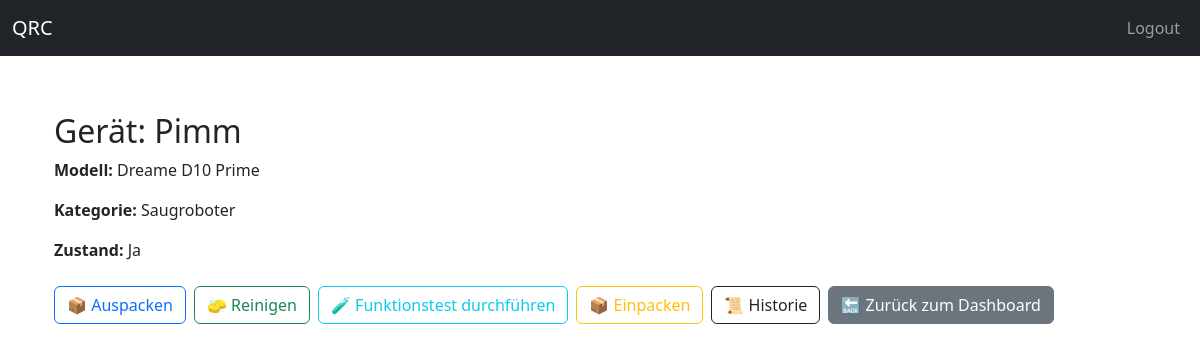
Screenshot of /geraete/geraet/Pimm (signed in) with the database file from the repository.
### models/geraet_db.py (models this page shows)
class Geraet(db.Model):
    __tablename__ = "geraete"
    id = db.Column(db.Integer, primary_key=True)
    qrcode = db.Column(db.String, unique=True, nullable=False)
    modell_id = db.Column(db.Integer, db.ForeignKey("modell.id"), nullable=False)
    zustand_id = db.Column(db.Integer, db.ForeignKey("zustaende.id"), nullable=False)
    benutzer_id = db.Column(db.Integer, db.ForeignKey("benutzer.id"), nullable=False)
    modell = db.relationship("Modell", back_populates="geraete")
    zustand = db.relationship("Zustand")
    benutzer = db.relationship("Benutzer", backref="geraete")
    historie = db.relationship("Historie", backref="geraet", lazy=True)
    module = db.relationship("Modul", back_populates="geraet", cascade="all, delete-orphan")
    teile = db.relationship("Teil", back_populates="geraet")
    testdurchlaeufe = db.relationship("GeraeteTestDurchlauf", back_populates="geraet", cascade="all, delete-orphan")

### models/modell_db.py (models this page shows, shortened)
class Modell(db.Model):
    __tablename__ = "modell"
    id = db.Column(db.Integer, primary_key=True, index=True)
    name = db.Column(db.String(100), unique=True, nullable=False, index=True)
    kategorie_id = db.Column(db.Integer, db.ForeignKey("kategorie.id"), nullable=False)
    hersteller_id = db.Column(db.Integer, db.ForeignKey("hersteller.id"), nullable=False)
    hersteller = db.relationship("Hersteller", backref="modelle")
    kategorie = db.relationship("Kategorie", back_populates="modelle")
    geraete = db.relationship("Geraet", back_populates="modell")
    module = db.relationship(Modul, back_populates="modell", cascade="all, delete-orphan")

### models/kategorie_db.py (models this page shows, shortened)
class Kategorie(db.Model):
    __tablename__ = "kategorie"
    id = db.Column(db.Integer, primary_key=True)
    name = db.Column(db.String(100), nullable=False, unique=True)
    modelle = db.relationship("Modell", back_populates="kategorie", lazy=True)

### models/zustand_db.py (models this page shows, shortened)
class Zustand(Base):
    __tablename__ = "zustaende"
    id = Column(Integer, primary_key=True)
    value = Column(String, nullable=False)
    kategorie = Column(String, nullable=False)  # z. B. "Anwesenheit", "Sauberkeit", "Funktioniert"
    __table_args__ = (
        UniqueConstraint("value", "kategorie", name="uix_value_kategorie"),
    )

### app/routes/geraete_routes.py (the view)
@geraete_bp.route("/geraet/<qrcode>", endpoint="geraet_seite")
@login_required
def geraet_seite(qrcode):
    geraet = GeraetDB.query.filter_by(qrcode=qrcode).first_or_404()
    return render_template("geraet.html", geraet=geraet)

### app/app.py (called while the page is built)
@login_manager.user_loader
def load_user(user_id):
    return Benutzer.query.get(int(user_id))

### app/templates/geraet.html
{% extends "base.html" %}
{% block content %}
<div class="container mt-5">
  <h2>Gerät: {{ geraet.qrcode }}</h2>
  <p><strong>Modell:</strong> {{ geraet.modell.name }}</p>
  <p><strong>Kategorie:</strong> {{ geraet.modell.kategorie.name }}</p>
  <p><strong>Zustand:</strong> {{ geraet.zustand.value }}</p>
  <div class="mt-4 d-flex flex-wrap gap-2">
    <a href="{{ url_for('auspacken.anzeigen', geraet_id=geraet.id) }}" class="btn btn-outline-primary">📦 Auspacken</a>
    <a href="{{ url_for('reinigen.anzeigen', geraet_id=geraet.id) }}" class="btn btn-outline-success">🧽 Reinigen</a>
    <a href="{{ url_for('funktionstest.anzeigen', geraet_id=geraet.id) }}" class="btn btn-outline-info">🧪 Funktionstest durchführen</a>
    <a href="{{ url_for('einpacken.anzeigen', geraet_id=geraet.id) }}" class="btn btn-outline-warning">📦 Einpacken</a>
    <a href="{{ url_for('geraete.geraet_historie', qrcode=geraet.qrcode) }}" class="btn btn-outline-dark">📜 Historie</a>
    <a href="{{ url_for('benutzer.dashboard') }}" class="btn btn-secondary">🔙 Zurück zum Dashboard</a>
  </div>
</div>
{% endblock %}

### app/templates/base.html (style rules this page uses)
body { padding-top: 4rem; }

### rows the page displays
Geraet: qrcode "Pimm"
Modell: modell.name "Dreame D10 Prime"
Kategorie: modell.kategorie.name "Saugroboter"
Zustand: zustand.value "Ja"
